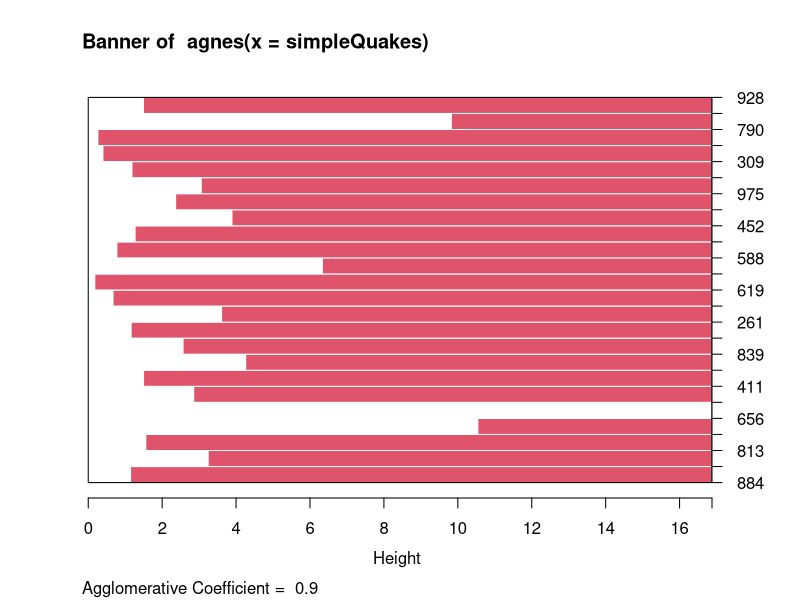
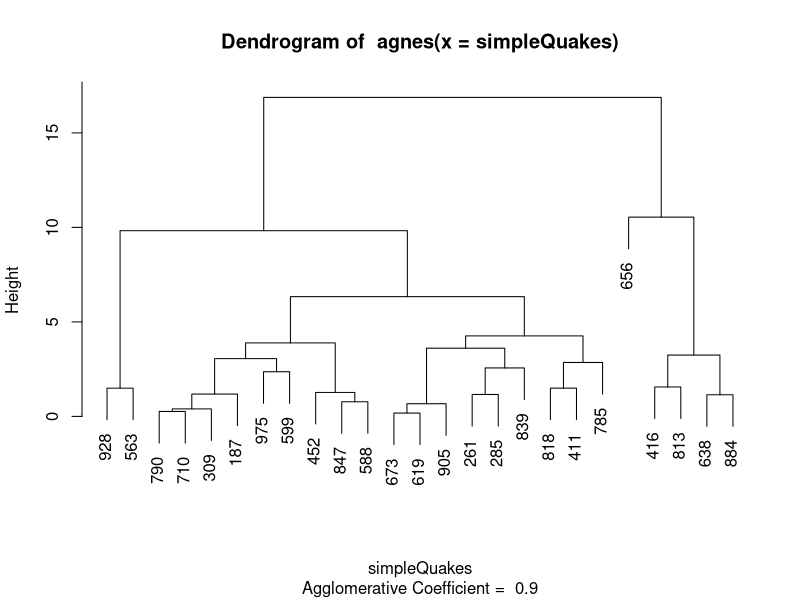
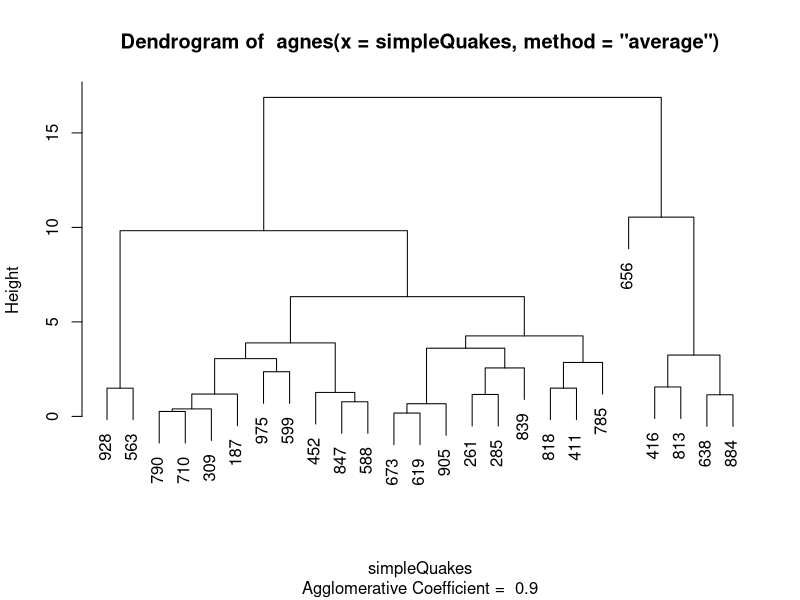
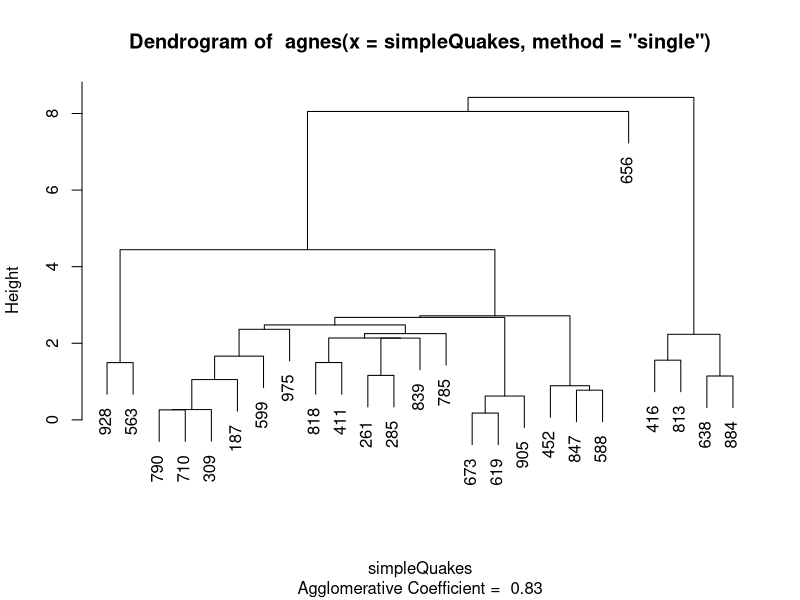
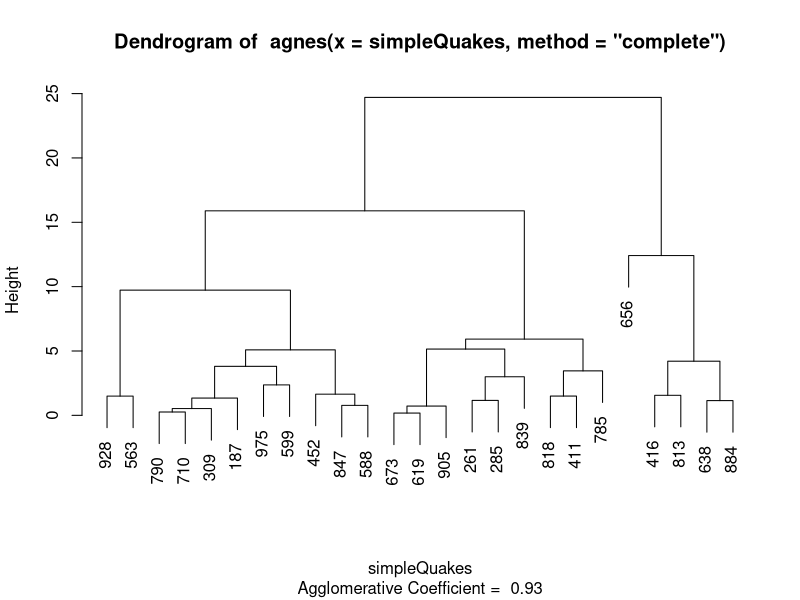
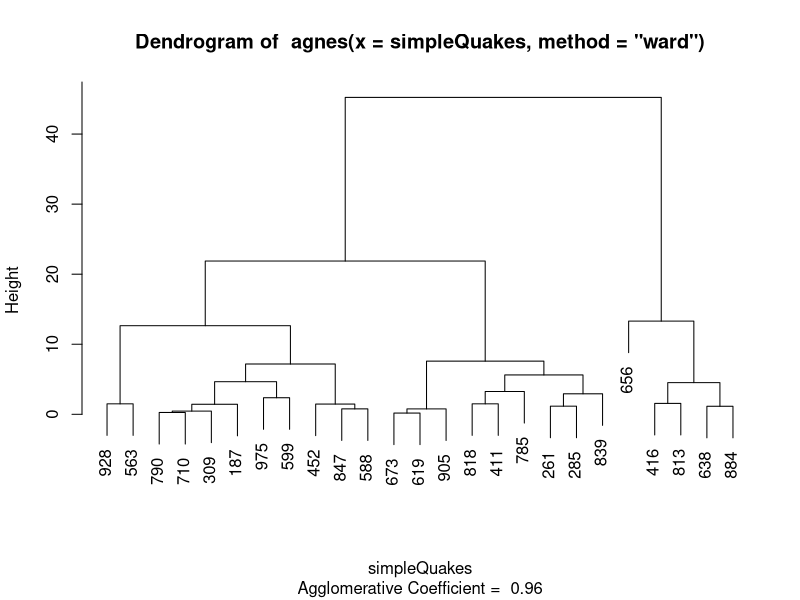
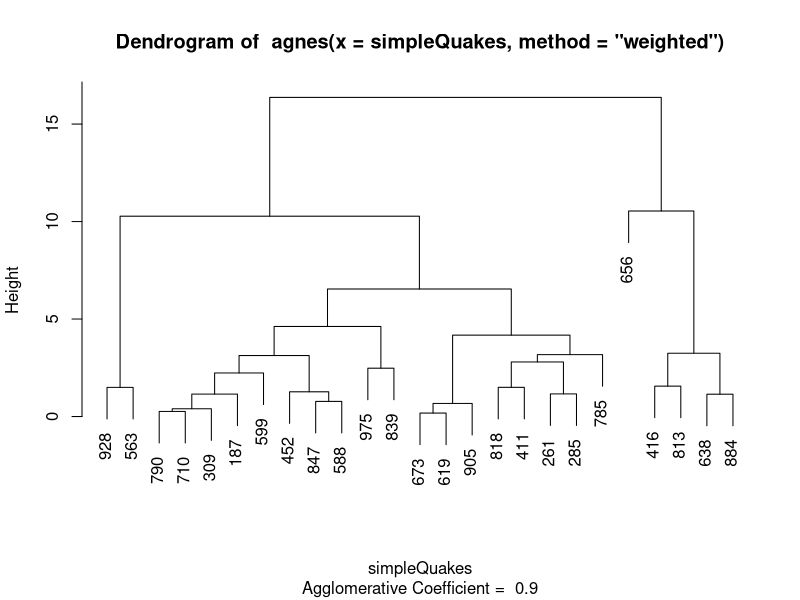
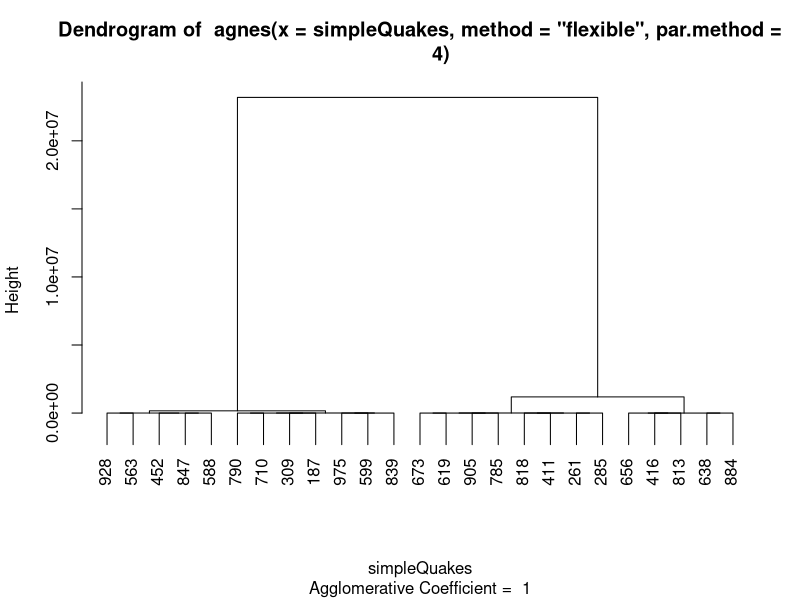

Generate these figures, in order, with R:
# clustering with agnes - Agglomerative Nesting
# Hierarchical method
# like hclust but includes agglomerative coefficient & banner
# agglomerative means start with clusers of n=1, then increase n

# agnes produces hclust objects, so works with hclust functions
# sometimes requires as.hclust()

# unlike hclust, agnes doesn't require dist()

library(cluster)

agnes(quakes)

# downsample quakes for demonstration. from 500 to 25
simpleQuakes <- quakes[sample(nrow(quakes),25),c("long","lat")]

plot(agnes(simpleQuakes), which.plots = 1) # banner plot
plot(agnes(simpleQuakes), which.plots = 2) # dendogram

# methods provided by agnes
plot(agnes(simpleQuakes, method = "average"), which.plots = 2) 
plot(agnes(simpleQuakes, method = "single"), which.plots = 2) 
plot(agnes(simpleQuakes, method = "complete"), which.plots = 2) 
plot(agnes(simpleQuakes, method = "ward"), which.plots = 2) 
plot(agnes(simpleQuakes, method = "weighted"), which.plots = 2) 
plot(agnes(simpleQuakes, method = "flexible", par.method = 4), which.plots = 2) 

# identify also works
plot(agnes(simpleQuakes), which.plots = 2) # dendogram
clustResults <- identify(as.hclust(agnes(simpleQuakes)))
clustResults

# documentation
?agnes
?agnes.object
